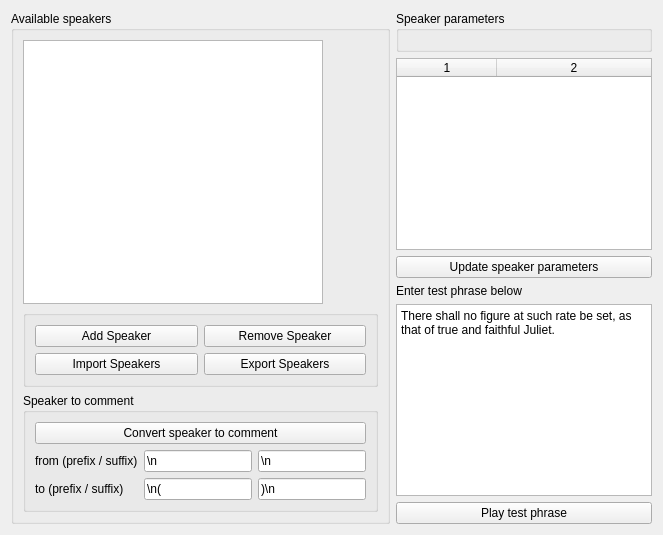
       <widget class="QWidget" name="tabSpeakers">
        <property name="enabled">
         <bool>true</bool>
        </property>
        <property name="sizePolicy">
         <sizepolicy hsizetype="Expanding" vsizetype="Expanding">
          <horstretch>0</horstretch>
          <verstretch>0</verstretch>
         </sizepolicy>
        </property>
        <attribute name="title">
         <string>Speakers</string>
        </attribute>
        <layout class="QGridLayout" name="gridLayout_2">
         <item row="2" column="2">
          <widget class="QGroupBox" name="groupBox_3">
           <property name="title">
            <string>Speaker parameters</string>
           </property>
           <layout class="QVBoxLayout" name="verticalLayout_6"/>
          </widget>
         </item>
         <item row="3" column="2">
          <widget class="QTableWidget" name="tblSpeakerParameters">
           <property name="columnCount">
            <number>2</number>
           </property>
           <attribute name="horizontalHeaderStretchLastSection">
            <bool>true</bool>
           </attribute>
           <column/>
           <column/>
          </widget>
         </item>
         <item row="5" column="2">
          <widget class="QLabel" name="lblTestPhrase">
           <property name="text">
            <string>Enter test phrase below</string>
           </property>
          </widget>
         </item>
         <item row="7" column="2">
          <widget class="QPushButton" name="butPlayTest">
           <property name="text">
            <string>Play test phrase</string>
           </property>
          </widget>
         </item>
         <item row="2" column="0" rowspan="6">
          <widget class="QGroupBox" name="groupBox_2">
           <property name="title">
            <string>Available speakers</string>
           </property>
           <layout class="QVBoxLayout" name="verticalLayout_5">
            <item>
             <widget class="QListWidget" name="lvSpeakers">
              <property name="sizePolicy">
               <sizepolicy hsizetype="Maximum" vsizetype="Expanding">
                <horstretch>0</horstretch>
                <verstretch>0</verstretch>
               </sizepolicy>
              </property>
              <property name="maximumSize">
               <size>
                <width>300</width>
                <height>16777215</height>
               </size>
              </property>
             </widget>
            </item>
            <item>
             <widget class="QGroupBox" name="gridGroupBox">
              <layout class="QGridLayout" name="gridLayout_3">
               <item row="0" column="1">
                <widget class="QPushButton" name="butRemoveSpeaker">
                 <property name="text">
                  <string>Remove Speaker</string>
                 </property>
                </widget>
               </item>
               <item row="0" column="0">
                <widget class="QPushButton" name="butAddSpeaker">
                 <property name="text">
                  <string>Add Speaker</string>
                 </property>
                </widget>
               </item>
               <item row="1" column="1">
                <widget class="QPushButton" name="butExportSpeakers">
                 <property name="text">
                  <string>Export Speakers</string>
                 </property>
                </widget>
               </item>
               <item row="1" column="0">
                <widget class="QPushButton" name="butImportSpeakers">
                 <property name="text">
                  <string>Import Speakers</string>
                 </property>
                </widget>
               </item>
              </layout>
             </widget>
            </item>
            <item>
             <widget class="QGroupBox" name="grSpeaker2Comment">
              <property name="title">
               <string>Speaker to comment</string>
              </property>
              <layout class="QGridLayout" name="gridLayout_20">
               <item row="1" column="2">
                <widget class="QLineEdit" name="leFromSuffix">
                 <property name="text">
                  <string>\n</string>
                 </property>
                </widget>
               </item>
               <item row="1" column="1">
                <widget class="QLineEdit" name="leFromPrefix">
                 <property name="text">
                  <string>\n</string>
                 </property>
                </widget>
               </item>
               <item row="1" column="0">
                <widget class="QLabel" name="label_31">
                 <property name="text">
                  <string>from (prefix / suffix)</string>
                 </property>
                </widget>
               </item>
               <item row="2" column="1">
                <widget class="QLineEdit" name="leToPrefix">
                 <property name="text">
                  <string>\n(</string>
                 </property>
                </widget>
               </item>
               <item row="2" column="2">
                <widget class="QLineEdit" name="leToSuffix">
                 <property name="text">
                  <string>)\n</string>
                 </property>
                </widget>
               </item>
               <item row="2" column="0">
                <widget class="QLabel" name="label_32">
                 <property name="text">
                  <string>to (prefix / suffix)</string>
                 </property>
                </widget>
               </item>
               <item row="0" column="0" colspan="3">
                <widget class="QPushButton" name="butSpeaker2Comment">
                 <property name="text">
                  <string>Convert speaker to comment</string>
                 </property>
                </widget>
               </item>
              </layout>
             </widget>
            </item>
           </layout>
          </widget>
         </item>
         <item row="6" column="2">
          <widget class="QPlainTextEdit" name="txtTestPhrase">
           <property name="plainText">
            <string>There shall no figure at such rate be set, as that of true and faithful Juliet.</string>
           </property>
           <property name="placeholderText">
            <string>Enter test phrase here...</string>
           </property>
          </widget>
         </item>
         <item row="4" column="2">
          <widget class="QPushButton" name="butUpdateSpeaker">
           <property name="text">
            <string>Update speaker parameters</string>
           </property>
          </widget>
         </item>
        </layout>
       </widget>
